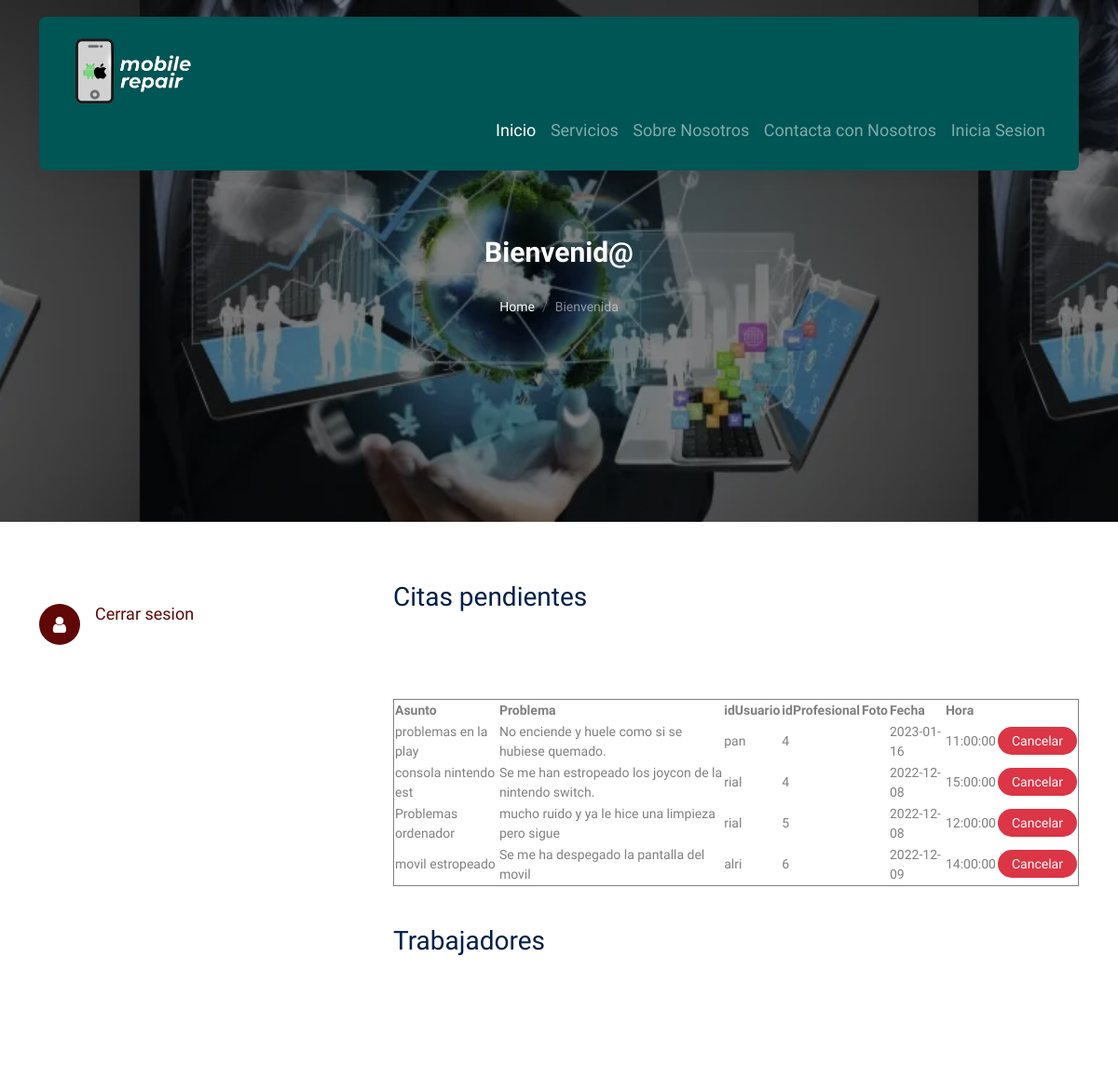
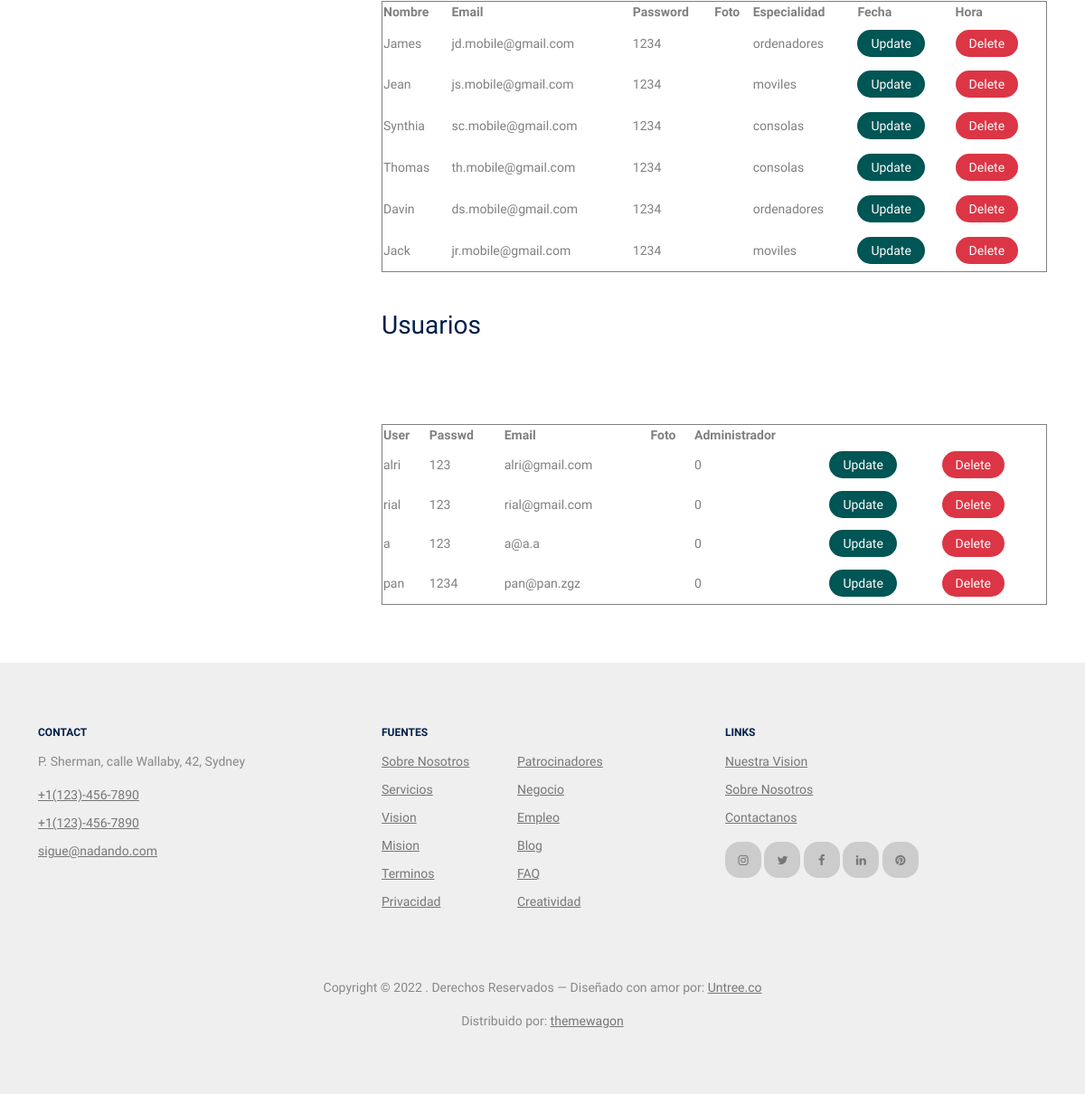
The page /pagina-admin.php on the database its author committed (2 pictures, top to bottom).
### tables this page shows
CREATE TABLE `citas` (
  `id` int(11) NOT NULL,
  `idProfesional` int(11) NOT NULL,
  `idUsuario` varchar(32) NOT NULL,
  `asunto` varchar(20) NOT NULL,
  `problema` varchar(100) NOT NULL,
  `fecha` date NOT NULL,
  `hora` time NOT NULL,
  `foto` varchar(32) DEFAULT 'fotitos/pordefecto.jpg'
);

CREATE TABLE `trabajadores` (
  `id` int(11) NOT NULL,
  `nombre` varchar(32) NOT NULL,
  `email` varchar(32) DEFAULT NULL,
  `pass` varchar(32) NOT NULL,
  `foto` varchar(32) NOT NULL,
  `especialidad` varchar(30) NOT NULL
);

CREATE TABLE `usuarios` (
  `id` int(11) NOT NULL,
  `user` varchar(32) DEFAULT NULL,
  `passwd` varchar(32) NOT NULL,
  `email` varchar(32) DEFAULT NULL,
  `foto` varchar(32) NOT NULL DEFAULT 'user.png',
  `administrador` tinyint(1) NOT NULL DEFAULT 0
);

### pagina-admin.php (the view, shortened to what this page needs)
<!DOCTYPE html>
<html lang="en">
  <head>
    <link rel="stylesheet" href="fonts/icomoon/style.css" />
    <link rel="stylesheet" href="fonts/flaticon/font/flaticon.css" />
    <link rel="stylesheet" href="css/tiny-slider.css" />
    <link rel="stylesheet" href="css/aos.css" />
    <link rel="stylesheet" href="css/style.css" />
  </head>
  <body>
    <?php include 'menu.php'; ?>
    <div
      class="hero page-inner overlay"
      style="background-image: url('images/fondodeladmin.jpg')"
    >
      <div class="container">
        <div class="row justify-content-center align-items-center">
          <div class="col-lg-9 text-center mt-5">
            <h1 class="heading" data-aos="fade-up">Bienvenid@ <?php echo $_SESSION["idAdmin"] ?></h1>
            <nav
              aria-label="breadcrumb"
              data-aos="fade-up"
              data-aos-delay="200"
            >
              <ol class="breadcrumb text-center justify-content-center">
                <li class="breadcrumb-item"><a href="index.php">Home</a></li>
                <li
                  class="breadcrumb-item active text-white-50"
                  aria-current="page"
                >
                  Bienvenida
                </li>
              </ol>
            </nav>
          </div>
        </div>
      </div>
    </div>
    <div class="section">
      <div class="container">
        <div class="row">
          <div
            class="col-lg-4 mb-5 mb-lg-0"
            data-aos="fade-up"
            data-aos-delay="100"
          >
            <div class="contact-info">
              <div class="links" id="links">
               <div class="phone mt-4" id= "cerrarsesion">
                <i class="icon-user" background="#600707" ></i>
                <h4 class="mb-2" ><a href='cerrarSesion.php'>Cerrar sesion</a></h4>
              </div>
          </div>
            </div>
          </div>
          <div class="col-lg-8" data-aos="fade-up" data-aos-delay="200">
      <table border=1px width=100% >
        <h3>Citas pendientes</h3>
        <thead >
            <th > Asunto</th>
            <th> Problema</th>
            <th> idUsuario</th>
            <th> idProfesional</th>
            <th> Foto</th>
            <th> Fecha</th>
            <th> Hora</th>
        </thead>
        <tbody border:1px>
        <?php
        $conn = new mysqli("localhost", "root", "", "mobile-repair");
        $sql = "select * from citas group by idProfesional, idUsuario";
        $result = $conn->query($sql);
        while($row = $result->fetch_assoc()) {
            echo "<tr >";echo "<br>";
            if (isset($_GET['id']) && ($row['id'] == $_GET['id'])) {
              echo '<form class="form-inline m-2" action="update-admin.php" method="POST">';
              echo '<td><input type="text" class="form-control" name="asunto" value="'.$row['asunto'].'"></td>';
              echo '<td><input type="text" class="form-control" name="problema" value="'.$row['problema'].'"></td>';
              echo '<td><input type="text" class="form-control" name="idUsuario" value="'.$row['idUsuario'].'"></td>';
              echo '<td><input type="number" class="form-control" name="idProfesional" value="'.$row['idProfesional'].'"></td>';
              echo '<td><input type="file" class="form-control" name="foto" value="'.$row['foto'].'"></td>';
              echo '<td><input type="date" class="form-control" name="fecha" value="'.$row['fecha'].'"></td>';
              echo '<td><input type="time" class="form-control" name="hora" value="'.$row['hora'].'"></td>';
              echo '<td><button type="submit" class="btn2 btn-primary">Save</button></td>';
              echo '<input type="hidden" name="id" value="'.$row['id'].'">';echo "<br>";
              echo '</form>';
            } else {
              echo "<td>" . $row['asunto'] . "</td>";
              echo "<td>" . $row['problema'] . "</td>";
              echo "<td>" . $row['idUsuario'] . "</td>";
              echo "<td>" . $row['idProfesional'] . "</td>";
              echo '<td><img width="45" src="' . $foto . '"></td>';
              echo "<td>" . $row['fecha'] . "</td>";
              echo "<td>" . $row['hora'] . "</td>";
            }
            echo '<td><a class="btn2 btn-danger" href="delete-admin.php?id=' . $row['id'] . '" role="button">Cancelar</a></td>';
            echo "</tr>";
          }
    ?>
        </tbody>
      </table>
<br><br>
      <table border=1px width=100% height=300px >
        <h3>Trabajadores</h3>
        <thead >
            <th> Nombre</th>
            <th> Email</th>
            <th> Password</th>
            <th> Foto</th>
            <th> Especialidad</th>
            <th> Fecha</th>
            <th> Hora</th>
        </thead>
        <tbody border:1px>
        <?php
        $conn = new mysqli("localhost", "root", "", "mobile-repair");
        $sql = "select * from trabajadores";
        $result = $conn->query($sql);
        while($row = $result->fetch_assoc()) {
            echo "<tr >";echo "<br>";
            if (isset($_GET['id']) && ($row['id'] == $_GET['id'])) {
              echo '<form class="form-inline m-2" action="update-admin-trabaja.php" method="POST">';
              echo '<br>';
              echo '<td><input type="text" class="form-control" name="nombre" value="'.$row['nombre'].'"></td>';
              echo '<td><input type="text" class="form-control" name="email" value="'.$row['email'].'"></td>';
              echo '<td><input type="text" class="form-control" name="pass" value="'.$row['pass'].'"></td>';
              echo '<td><input type="file" class="form-control" name="foto" value="'.$row['foto'].'"></td>';
              echo '<td><input type="text" class="form-control" name="especialidad" value="'.$row['especialidad'].'"></td>';
              echo '<td><button type="submit" class="btn2 btn-primary">Save</button></td>';
              echo '<input type="hidden" name="id" value="'.$row['id'].'">';echo "<br>";
              echo '</form>';
            } else {
              echo "<td>" . $row['nombre'] . "</td>";
              echo "<td>" . $row['email'] . "</td>";
              echo "<td>" . $row['pass'] . "</td>";
              echo '<td><img width="45" src="' . $foto . '"></td>';
              echo "<td>" . $row['especialidad'] . "</td>";
            }
            echo '<td><a class="btn2 btn-primary" href="pagina-admin.php?id=' . $row['id'] . '" role="button">Update</a></td>';
            echo '<td><a class="btn2 btn-danger" href="delete-admin-trabaja.php?id=' . $row['id'] . '" role="button">Delete</a></td>';
            echo "</tr>";
          }
    ?>
        </tbody>
      </table>
      <br><br>
      <table border=1px width=100% height=200px>
        <h3>Usuarios</h3>
        <thead >
            <th> User</th>
            <th> Passwd</th>
            <th> Email</th>
            <th> Foto</th>
            <th> Administrador</th>
        </thead>
        <tbody border:1px>
        <?php
        $conn = new mysqli("localhost", "root", "", "mobile-repair");
        $sql = "select * from usuarios ";
        $result = $conn->query($sql);
        while($row = $result->fetch_assoc()) {
            echo "<tr >";echo "<br>";
            if (isset($_GET['id']) && ($row['id'] == $_GET['id'])) {
              echo '<form class="form-inline m-2" action="update-admin-user.php" method="POST">';
              echo '<td><input type="text" class="form-control" name="user" value="'.$row['user'].'"></td>';
              echo '<td><input type="text" class="form-control" name="passwd" value="'.$row['passwd'].'"></td>';
              echo '<td><input type="text" class="form-control" name="email" value="'.$row['email'].'"></td>';
              echo '<td><input type="file" class="form-control" name="foto" value="'.$row['foto'].'"></td>';
              echo '<td><input type="text" class="form-control" name="administrador" value="'.$row['administrador'].'"></td>';
              echo '<td><button type="submit" class="btn2 btn-primary">Save</button></td>';
              echo '<input type="hidden" name="id" value="'.$row['id'].'">';echo "<br>";
              echo '</form>';
            } else {
              echo "<td>" . $row['user'] . "</td>";
              echo "<td>" . $row['passwd'] . "</td>";
              echo "<td>" . $row['email'] . "</td>";
              echo '<td><img width="45" src="' . $foto . '"></td>';
              echo "<td>" . $row['administrador'] . "</td>";
            }
            echo '<td><a class="btn2 btn-primary" href="pagina-admin.php?id=' . $row['id'] . '" role="button">Update</a></td>';
            echo '<td><a class="btn2 btn-danger" href="delete-admin-user.php?id=' . $row['id'] . '" role="button">Delete</a></td>';
            echo "</tr>";
          }
    ?>
        </tbody>
      </table>
          </div>
        </div>
      </div>
    </div>
    <?php include 'piepagina.php'; ?>
  </body>
</html>

### menu.php (shortened to what this page needs)
<nav class="site-nav">
      <div class="container">
        <div class="menu-bg-wrap">
          <div class="site-navigation">
            <a href="index.php" class="logo m-0 float-start">
              <img src="images/logo2.png" width="25%"/>
            </a>
            <ul
              class="js-clone-nav d-none d-lg-inline-block text-start site-menu float-end">
              <li class="active"><a href="index.php">Inicio</a></li>
              <li><a href="services.php">Servicios</a></li>
              <li><a href="about.php">Sobre Nosotros</a></li>
              <li><a href="contact.php">Contacta con Nosotros</a></li>
              <li><a href="login/index.php">Inicia Sesion</a></li>
            </ul>
          </div>
        </div>
      </div>
    </nav>

### piepagina.php (shortened to what this page needs)
<div class="site-footer">
      <div class="container">
        <div class="row">
          <div class="col-lg-4">
            <div class="widget">
              <h3>Contact</h3>
              <address>P. Sherman, calle Wallaby, 42, Sydney</address>
              <ul class="list-unstyled links">
                <li><a href="tel://11234567890">+1(123)-456-7890</a></li>
                <li><a href="tel://11234567890">+1(123)-456-7890</a></li>
                <li>
                  <a href="mailto:info@mydomain.com">sigue@nadando.com</a>
                </li>
              </ul>
            </div>
          </div>
          <div class="col-lg-4">
            <div class="widget">
              <h3>Fuentes</h3>
              <ul class="list-unstyled float-start links">
                <li><a href="about.php">Sobre Nosotros</a></li>
                <li><a href="services.php">Servicios</a></li>
                <li><a href="#">Vision</a></li>
                <li><a href="#">Mision</a></li>
                <li><a href="#">Terminos</a></li>
                <li><a href="#">Privacidad</a></li>
              </ul>
              <ul class="list-unstyled float-start links">
                <li><a href="#">Patrocinadores</a></li>
                <li><a href="#">Negocio</a></li>
                <li><a href="#">Empleo</a></li>
                <li><a href="#">Blog</a></li>
                <li><a href="#">FAQ</a></li>
                <li><a href="#">Creatividad</a></li>
              </ul>
            </div>
          </div>
          <div class="col-lg-4">
            <div class="widget">
              <h3>Links</h3>
              <ul class="list-unstyled links">
                <li><a href="#">Nuestra Vision</a></li>
                <li><a href="about.php">Sobre Nosotros</a></li>
                <li><a href="contact.php">Contactanos</a></li>
              </ul>
              <ul class="list-unstyled social">
                <li>
                  <a href="#"><span class="icon-instagram"></span></a>
                </li>
                <li>
                  <a href="#"><span class="icon-twitter"></span></a>
                </li>
                <li>
                  <a href="#"><span class="icon-facebook"></span></a>
                </li>
                <li>
                  <a href="#"><span class="icon-linkedin"></span></a>
                </li>
                <li>
                  <a href="#"><span class="icon-pinterest"></span></a>
                </li>
              </ul>
            </div>
          </div>
        </div>
        <div class="row mt-5">
          <div class="col-12 text-center">
            <p>
              Copyright &copy;
              . Derechos Reservados &mdash; Diseñado con amor por:
              <a href="https://untree.co">Untree.co</a>
            </p>
            <div>
              Distribuido por:
              <a href="https://themewagon.com/" target="_blank">themewagon</a>
            </div>
          </div>
        </div>
      </div>
    </div>

### rows shown on the page
citas: asunto "problemas en la play", problema "No enciende y huele como si se hubiese quemado.", idUsuario "pan", idProfesional "4", fecha "2023-01-16", hora "11:00:00"
citas: asunto "consola nintendo est", problema "Se me han estropeado los joycon de la nintendo switch.", idUsuario "rial", idProfesional "4", fecha "2022-12-08", hora "15:00:00"
citas: asunto "Problemas ordenador", problema "mucho ruido y ya le hice una limpieza pero sigue", idUsuario "rial", idProfesional "5", fecha "2022-12-08", hora "12:00:00"
citas: asunto "movil estropeado", problema "Se me ha despegado la pantalla del movil", idUsuario "alri", idProfesional "6", fecha "2022-12-09", hora "14:00:00"
trabajadores: nombre "James", email "jd.mobile@gmail.com", pass "1234", especialidad "ordenadores"
trabajadores: nombre "Jean", email "js.mobile@gmail.com", pass "1234", especialidad "moviles"
trabajadores: nombre "Synthia", email "sc.mobile@gmail.com", pass "1234", especialidad "consolas"
trabajadores: nombre "Thomas", email "th.mobile@gmail.com", pass "1234", especialidad "consolas"
trabajadores: nombre "Davin", email "ds.mobile@gmail.com", pass "1234", especialidad "ordenadores"
trabajadores: nombre "Jack", email "jr.mobile@gmail.com", pass "1234", especialidad "moviles"
usuarios: user "alri", passwd "123", email "alri@gmail.com", administrador "0"
usuarios: user "rial", passwd "123", email "rial@gmail.com", administrador "0"
usuarios: user "a", passwd "123", email "a@a.a", administrador "0"
usuarios: user "pan", passwd "1234", email "pan@pan.zgz", administrador "0"
